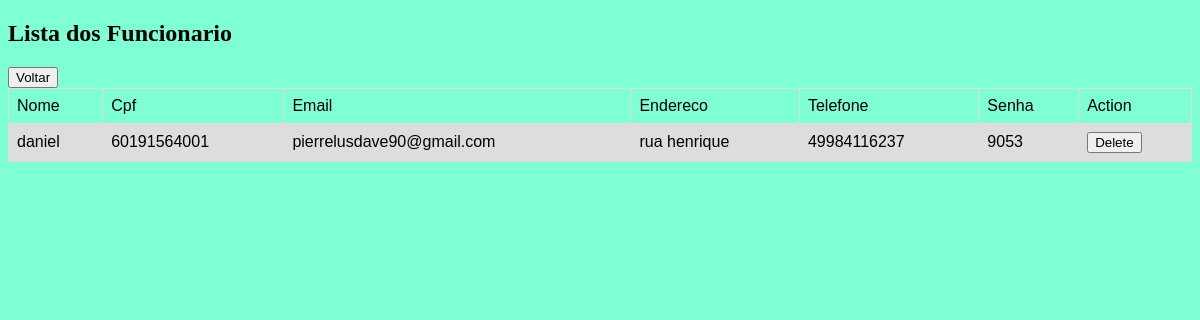
The page /listafunc.php on the database as committed earlier.
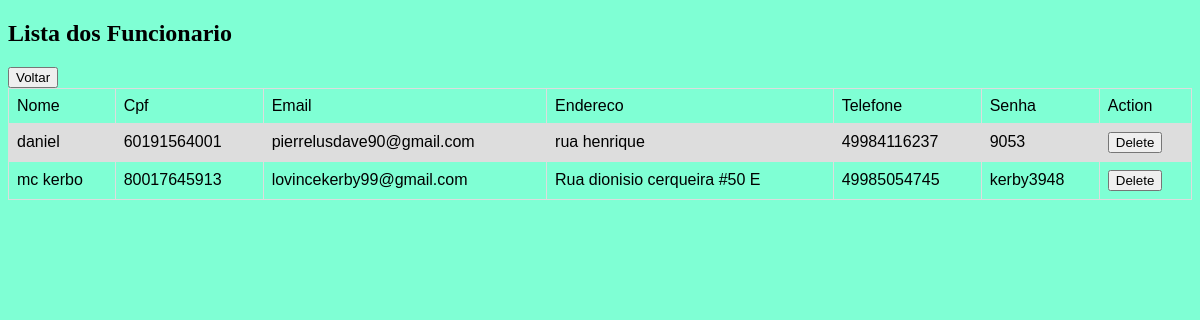
The same page on the database as committed later.
### tables this page shows
CREATE TABLE funcionario(
           cpf Varchar(11) PRIMARY KEY,
           nome TEXT,
           email TEXT,
           endereco TEXT,
           telefone TEXT,
           senha TEXT,
           created_at DATETIME DEFAULT CURRENT_TIMESTAMP
       );

### listafunc.php (the view, shortened to what this page needs)
<?php
include 'db.php';
$comando = $db->prepare('SELECT * FROM funcionario ');
$comando->execute();
?>
<!DOCTYPE html>
<html>
<head>
</head>
<body style= "background:#7fffd4";>
<h2>Lista dos Funcionario </h2>
<a href="index2.php"><button>Voltar</button></a>
<table style="width:100%">
  <tr>
    <td>Nome</td>
    <td>Cpf</td>
    <td>Email</td>
    <td>Endereco</td>
    <td>Telefone</td>
    <td>Senha</td>
    <td>Action</td>
  </tr>
  <?php
      if($linha = $comando->fetchAll()){
        for ($i=0;$i<count($linha);$i++){
    ?>
      <tr>
            <td><?=$linha[$i]['nome']?></td>
            <td><?=$linha[$i]['cpf']?></td>
            <td><?=$linha[$i]['email']?></td>
            <td><?=$linha[$i]['endereco']?></td>
            <td><?=$linha[$i]['telefone']?></td>
            <td><?=$linha[$i]['senha']?></td>
            <td>
                <form action="Delete.php" method= "POST">
                <input type="submit" value="Delete">
                </form>
        </td>
      </tr>
  <?php }
      }
    ?>
</table>
</body>
</html>

Rows that differ between the two databases and show on the page:
added funcionario: nome "mc kerbo", cpf "80017645913", email "lovincekerby99@gmail.com", endereco "Rua dionisio cerqueira #50 E", telefone "49985054745", senha "kerby3948"
